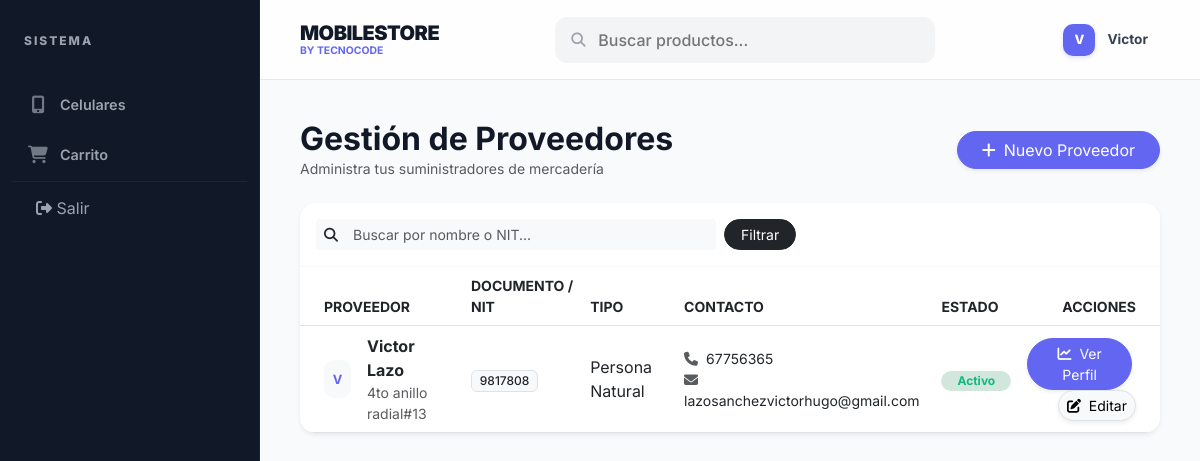
The page /proveedores/ (signed in) on the database its author committed.
### Login/models.py (models this page shows, shortened)
class Usuario(AbstractUser):
    ROL_CHOICES = [
        ('Administrador', 'Administrador'),  # Acceso total
        ('Vendedor', 'Vendedor'),            # Acceso a ventas e inventario
        ('Usuario', 'Usuario'),              # Cliente final (pestaña de compras)
    ]
    ESTADO_CHOICES = [
        ('Activo', 'Activo'),
        ('Inactivo', 'Inactivo'),
    ]
    nombre_completo = models.CharField(max_length=100, null=True, blank=True)
    rol = models.CharField(max_length=20, choices=ROL_CHOICES, default='Usuario')
    estado = models.CharField(max_length=10, choices=ESTADO_CHOICES, default='Activo')
    class Meta:
        db_table = 'usuario'
        verbose_name = 'Usuario'
        verbose_name_plural = 'Usuarios'

class Proveedor(models.Model):
    TIPO_CHOICES = [
        ('Natural', 'Persona Natural'),
        ('Empresa', 'Empresa/Jurídica'),
    ]
    id_proveedor = models.AutoField(primary_key=True)
    nombre = models.CharField(max_length=150)
    tipo = models.CharField(max_length=10, choices=TIPO_CHOICES, default='Empresa')
    nit_documento = models.CharField(max_length=20, unique=True, verbose_name="NIT o Documento")
    telefono = models.CharField(max_length=20, blank=True, null=True)
    email = models.EmailField(max_length=100, blank=True, null=True)
    direccion = models.CharField(max_length=255, blank=True, null=True)
    estado = models.CharField(max_length=10, default='Activo')
    observaciones = models.TextField(blank=True, null=True)
    class Meta:
        db_table = 'proveedor'
        verbose_name_plural = 'Proveedores'

### Login/views.py (the view)
# urls.py: path('proveedores/', ProveedorListView.as_view(), name='lista_proveedores'),
class ProveedorListView(LoginRequiredMixin, UserPassesTestMixin, ListView):
    model = Proveedor
    template_name = 'proveedores/lista_proveedores.html'
    context_object_name = 'proveedores'
    def test_func(self):
        return self.request.user.rol in ['Administrador', 'Vendedor'] or self.request.user.is_superuser
    def get_queryset(self):
        queryset = Proveedor.objects.all()
        q = self.request.GET.get('q')
        if q:
            queryset = queryset.filter(
                Q(nombre__icontains=q) | Q(nit_documento__icontains=q)
            )
        return queryset

### Login/context_processors.py (called while the page is built)
def global_context(request):
    data = {
        'cart_count': 0,
        'pendientes_count': 0
    }
    if request.user.is_authenticated:
        cart = Carrito.objects.filter(usuario=request.user, estado='Activo').first()
        data['cart_count'] = cart.detalles.count() if cart else 0
        if request.user.is_superuser or request.user.rol in ['Administrador', 'Vendedor']:
            data['pendientes_count'] = Pago.objects.filter(estado='Pendiente').count()
    return data

### templates/proveedores/lista_proveedores.html (shortened to what this page needs)
{% extends 'base.html' %}
{% block content %}
<div class="page-header-responsive mb-4">
    <div>
        <h2 class="fw-bold mb-0">Gestión de Proveedores</h2>
        <p class="text-muted small mb-0">Administra tus suministradores de mercadería</p>
    </div>
    <a href="{% url 'crear_proveedor' %}" class="btn btn-primary btn-responsive rounded-pill px-4 shadow-sm">
        <i class="fas fa-plus"></i> Nuevo Proveedor
    </a>
</div>
<div class="card border-0 shadow-sm rounded-4 overflow-hidden">
    <div class="card-header bg-white py-3 border-bottom border-light">
        <form method="get" class="d-flex gap-2">
            <div class="input-group input-group-sm" style="max-width: 400px;">
                <span class="input-group-text bg-light border-0"><i class="fas fa-search"></i></span>
                <input type="text" name="q" class="form-control bg-light border-0" placeholder="Buscar por nombre o NIT..." value="{{ request.GET.q }}">
            </div>
            <button type="submit" class="btn btn-sm btn-dark rounded-pill px-3">Filtrar</button>
        </form>
    </div>
    <div class="table-responsive">
        <table class="table table-hover align-middle mb-0">
            <thead class="bg-light text-muted small text-uppercase">
                <tr>
                    <th class="ps-4">Proveedor</th>
                    <th>Documento / NIT</th>
                    <th>Tipo</th>
                    <th>Contacto</th>
                    <th>Estado</th>
                    <th class="text-end pe-4">Acciones</th>
                </tr>
            </thead>
            <tbody>
                {% for proveedor in proveedores %}
                <tr>
                    <td class="ps-4">
                        <div class="d-flex align-items-center gap-3">
                            <div class="avatar bg-light text-primary fw-bold" style="width: 38px; height: 38px; box-shadow: none;">{{ proveedor.nombre.0|upper }}</div>
                            <div>
                                <div class="fw-bold text-dark">{{ proveedor.nombre }}</div>
                                <div class="text-muted small">{{ proveedor.direccion|default:"Sin dirección" }}</div>
                            </div>
                        </div>
                    </td>
                    <td><span class="badge bg-light text-dark border fw-medium">{{ proveedor.nit_documento }}</span></td>
                    <td>{{ proveedor.get_tipo_display }}</td>
                    <td>
                        <div class="small">
                            <i class="fas fa-phone text-muted me-1"></i> {{ proveedor.telefono|default:"-" }}<br>
                            <i class="fas fa-envelope text-muted me-1"></i> {{ proveedor.email|default:"-" }}
                        </div>
                    </td>
                    <td>
                        {% if proveedor.estado == 'Activo' %}
                        <span class="badge rounded-pill bg-success-subtle text-success px-3">Activo</span>
                        {% else %}
                        <span class="badge rounded-pill bg-danger-subtle text-danger px-3">Inactivo</span>
                        {% endif %}
                    </td>
                    <td class="text-end pe-4">
                        <a href="{% url 'detalle_proveedor' proveedor.pk %}" class="btn btn-sm btn-primary rounded-pill shadow-sm px-3 me-1">
                            <i class="fas fa-chart-line me-1"></i> Ver Perfil
                        </a>
                        <a href="{% url 'editar_proveedor' proveedor.pk %}" class="btn btn-sm btn-light border rounded-pill shadow-sm">
                            <i class="fas fa-edit me-1"></i> Editar
                        </a>
                    </td>
                </tr>
                {% endfor %}
            </tbody>
        </table>
    </div>
</div>
{% endblock %}

### templates/base.html (shortened to what this page needs)
<!DOCTYPE html>
<html lang="es">
<head>
    <link href="https://cdn.jsdelivr.net/npm/bootstrap@5.3.0/dist/css/bootstrap.min.css" rel="stylesheet">
    <link rel="stylesheet" href="https://cdnjs.cloudflare.com/ajax/libs/font-awesome/6.4.0/css/all.min.css">
</head>
<body>
    <div class="wrapper">
        <nav class="sidebar" id="sidebar">
            <div class="sidebar-header">
                SISTEMA
            </div>
            <ul class="sidebar-menu">
                <li class="{% if request.resolver_match.url_name == 'lista_celulares' or request.resolver_match.url_name == 'inicio' %}active{% endif %}">
                    <a href="{% url 'inicio' %}">
                        <i class="fas fa-mobile-alt"></i> Celulares
                    </a>
                </li>
                <li class="{% if request.resolver_match.url_name == 'ver_carrito' %}active{% endif %}">
                    <a href="{% url 'ver_carrito' %}">
                        <i class="fas fa-shopping-cart"></i> Carrito
                    </a>
                </li>
                {% if user.is_authenticated %}
                <li style="margin-top: auto; border-top: 1px solid rgba(255,255,255,0.05);">
                    <form action="{% url 'logout' %}" method="post">
                        <button type="submit" style="background:none; border:none; color:var(--sidebar-text); padding: 14px 24px; text-align:left; width:100%;">
                            <i class="fas fa-sign-out-alt"></i> Salir
                        </button>
                    </form>
                </li>
                {% endif %}
            </ul>
        </nav>
        <main>
            <header class="header">
                <div class="d-flex align-items-center">
                    <div class="brand-section">
                        <h1>MOBILESTORE</h1>
                        <span>BY TECNOCODE</span>
                    </div>
                </div>
                <form action="{% url 'inicio' %}" method="get" class="search-bar m-0">
                    <i class="fas fa-search"></i>
                    <input type="text" name="q" placeholder="Buscar productos..." value="{% if request.resolver_match.url_name == 'inicio' or request.resolver_match.url_name == 'lista_celulares' %}{{ request.GET.q|default:'' }}{% endif %}">
                </form>
                <div class="user-profile">
                    {% if user.is_authenticated %}
                    <div class="avatar">{{ user.username.0|upper }}</div>
                    <span class="user-name">{{ user.username|capfirst }}</span>
                    {% else %}
                    <a href="{% url 'login' %}" class="btn btn-sm btn-dark px-4 rounded-pill">Entrar</a>
                    {% endif %}
                </div>
            </header>
            <div class="main-content">
                {% block content %}
                {% endblock %}
            </div>
        </main>
    </div>
</body>
</html>

### templates/base.html (style rules this page uses)
:root { --primary: #6366f1; --primary-hover: #4f46e5; --success: #10b981; --warning: #f59e0b; --info: #3b82f6; --sidebar-bg: #111827; --sidebar-item-hover: #1f2937; --sidebar-text: #9ca3af; --sidebar-text-active: #ffffff; --main-bg: #f9fafb; --card-bg: #ffffff; --border-color: #e5e7eb; --accent-red: #ef4444; --shadow-sm: 0 1px 2px 0 rgb(0 0 0 / 0.05); --shadow-md: 0 4px 6px -1px rgb(0 0 0 / 0.1), 0 2px 4px -2px rgb(0 0 0 / 0.1); --bs-primary: #6366f1; --bs-primary-rgb: 99, 102, 241; --bs-success-rgb: 16, 185, 129; --bs-danger-rgb: 239, 68, 68; --bs-warning-rgb: 245, 158, 11; }
body { font-family: 'Inter', sans-serif; background-color: var(--main-bg); margin: 0; overflow-x: hidden; width: 100%; color: #111827; -webkit-font-smoothing: antialiased; }
.btn-primary { background-color: var(--primary); border-color: var(--primary); }
.text-primary { color: var(--primary) !important; }
.wrapper { display: flex; min-height: 100vh; width: 100%; overflow-x: hidden; position: relative; }
main { flex-grow: 1; min-width: 0; display: flex; flex-direction: column; }
.sidebar { width: 260px; background-color: var(--sidebar-bg); color: white; flex-shrink: 0; display: flex; flex-direction: column; transition: 0.3s cubic-bezier(0.4, 0, 0.2, 1); border-right: 1px solid rgba(255,255,255,0.05); }
.sidebar-header { padding: 32px 24px; font-size: 0.75rem; font-weight: 800; letter-spacing: 2px; text-transform: uppercase; color: var(--sidebar-text); display: flex; align-items: center; }
.sidebar-menu { list-style: none; padding: 0 12px; margin: 0; flex-grow: 1; }
.sidebar-menu li { margin-bottom: 4px; }
.sidebar-menu li a { color: var(--sidebar-text); text-decoration: none; padding: 12px 16px; display: flex; align-items: center; font-size: 0.9rem; font-weight: 600; border-radius: 8px; transition: 0.2s all; }
.sidebar-menu li a i { width: 20px; margin-right: 12px; font-size: 1.1rem; text-align: center; opacity: 0.7; }
.header { background-color: rgba(255, 255, 255, 0.8); backdrop-filter: blur(8px); height: 80px; padding: 0 40px; display: flex; align-items: center; justify-content: space-between; border-bottom: 1px solid var(--border-color); position: sticky; top: 0; z-index: 100; }
.brand-section h1 { font-size: 1.25rem; font-weight: 900; margin: 0; color: #111827; letter-spacing: -0.5px; }
.brand-section span { font-size: 0.65rem; font-weight: 700; color: var(--primary); display: block; margin-top: -2px; text-transform: uppercase; }
.search-bar { position: relative; width: 380px; }
.search-bar input { background-color: #f3f4f6; border: 1px solid transparent; padding: 10px 15px 10px 42px; border-radius: 12px; width: 100%; font-size: 16px; font-weight: 500; transition: 0.2s all; }
.search-bar i { position: absolute; left: 16px; top: 50%; transform: translateY(-50%); color: #9ca3af; font-size: 0.9rem; }
.user-profile { display: flex; align-items: center; gap: 12px; padding: 6px 12px; border-radius: 12px; transition: 0.2s; cursor: pointer; }
.avatar { width: 32px; height: 32px; background-color: var(--primary); color: white; border-radius: 10px; display: flex; align-items: center; justify-content: center; font-weight: 800; font-size: 0.8rem; box-shadow: 0 2px 4px rgba(99, 102, 241, 0.2); }
.user-name { font-weight: 700; font-size: 0.85rem; color: #374151; }
.main-content { flex-grow: 1; padding: 40px; overflow-y: auto; overflow-x: hidden; animation: fadeIn 0.4s ease-out; width: 100%; min-width: 0; }
.page-header-responsive { display: flex; justify-content: space-between; align-items: center; gap: 20px; margin-bottom: 32px; }
.btn-responsive { display: inline-flex; align-items: center; justify-content: center; gap: 8px; white-space: nowrap; }

### rows shown on the page
Usuario: username.0 "V", username "Victor"
Proveedor: nombre.0 "V", nombre "Victor Lazo", direccion "4to anillo radial#13", nit_documento "9817808", tipo "Persona Natural", telefono "67756365", email "lazosanchezvictorhugo@gmail.com", estado "Activo"
